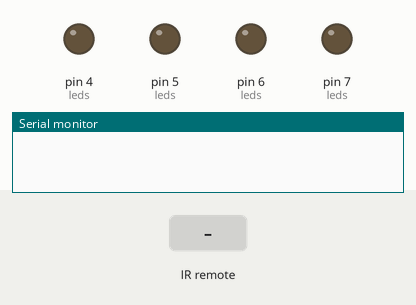
The sketch below on a simulated Arduino Uno, built with avr-gcc and run on an emulated ATmega328P. Parts: output pins drawn as LEDs (lit = HIGH), the last lines printed to the serial monitor. The test bench sets the inputs (shaded band).

Above: at 1.2 s.
1.3 s: infrared code 0xFF30CF received
At 2.4 s:
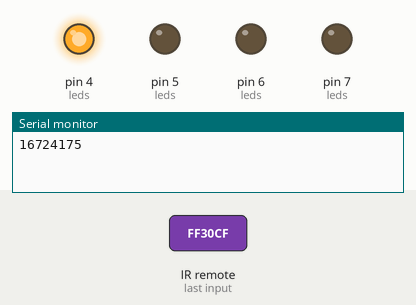
2.8 s: infrared code 0xFF18E7 received
At 3.6 s:
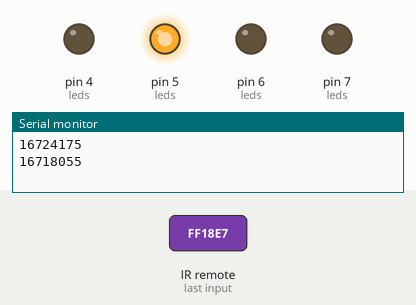
4.3 s: infrared code 0xFF7A85 received
At 4.7 s:
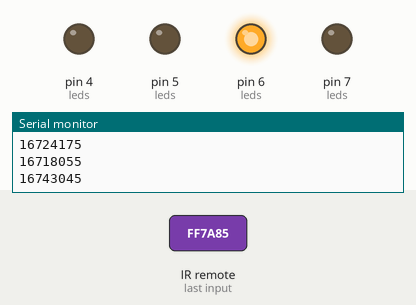
5.8 s: infrared code 0xFF10EF received
At 7.1 s:
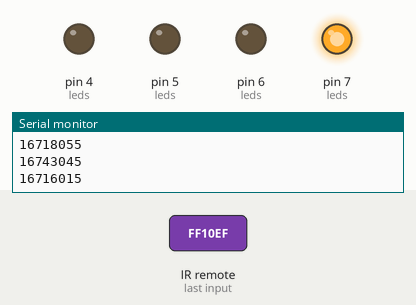
Timing chart, 0 to 8.3 s (numbered marks = the images above; inputs shaded):
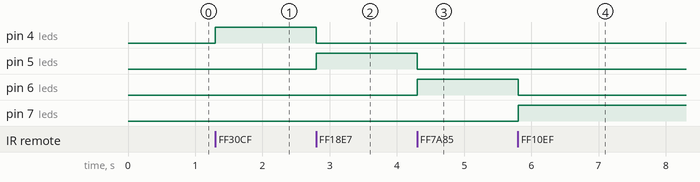

Measured:
- after the input at 1.3 s, pin 4 (leds): LOW → HIGH at once
- after the input at 2.8 s, pin 4 (leds): HIGH → LOW at once; pin 5 (leds): LOW → HIGH at once
- after the input at 4.3 s, pin 5 (leds): HIGH → LOW at once; pin 6 (leds): LOW → HIGH at once
- after the input at 5.8 s, pin 6 (leds): HIGH → LOW at once; pin 7 (leds): LOW → HIGH at once

The sketch:

ir_remote_led.ino
```cpp
#include <IRremote.h>

int RECV_PIN = 10;
int ARRAY_SIZE = 4;

long int btn_1 = 16724175;
long int btn_2 = 16718055;
long int btn_3 = 16743045;
long int btn_4 = 16716015;
long int btns[] = {btn_1, btn_2, btn_3, btn_4};

int led_1 = 4;
int led_2 = 5;
int led_3 = 6;
int led_4 = 7;
int leds[] = {led_1, led_2, led_3, led_4};

IRrecv irrecv(RECV_PIN);
decode_results results;

void setup()
{
  Serial.begin(9600);
  // Start the receiver
  irrecv.enableIRIn();
  // sets the digital pin as output
  for (int i = 0; i < ARRAY_SIZE; i++) {
    pinMode(leds[i], OUTPUT);
  }
}

void loop() {
  if (irrecv.decode(&results)) {
    long int decCode = results.value;
    Serial.println(decCode);
    if (decCode != -1) {
      for (int i = 0; i < ARRAY_SIZE; i++) {
        digitalWrite(leds[i], LOW);
      }
    }

    for (int i = 0; i < ARRAY_SIZE; i++) {
      if (decCode == btns[i]) {
        digitalWrite(leds[i], HIGH);
      }
    }

    irrecv.resume(); // Receive the next value
  }
}
```
